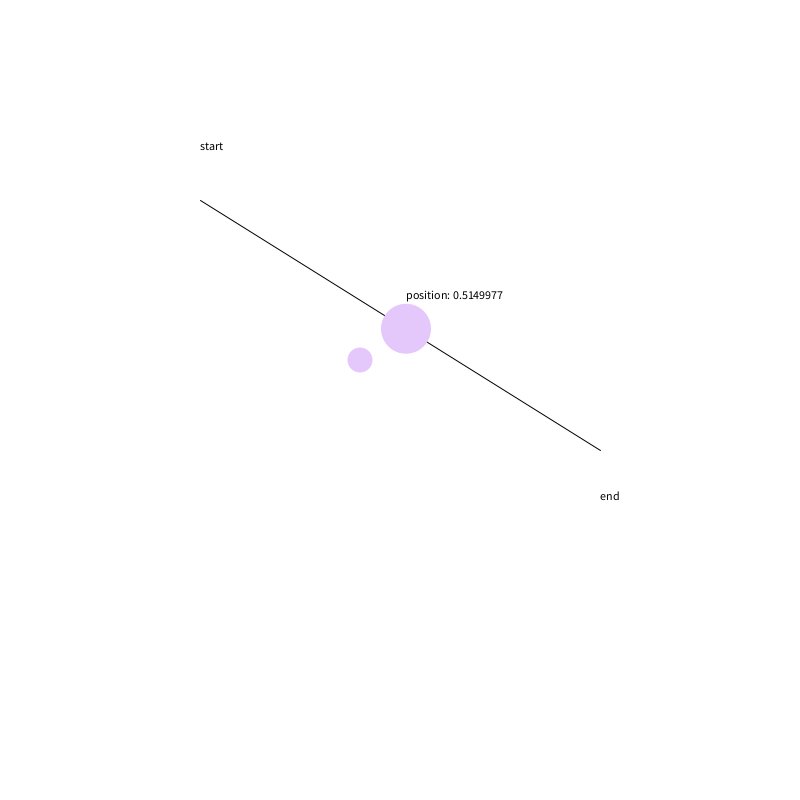
Frame 1 (no input)
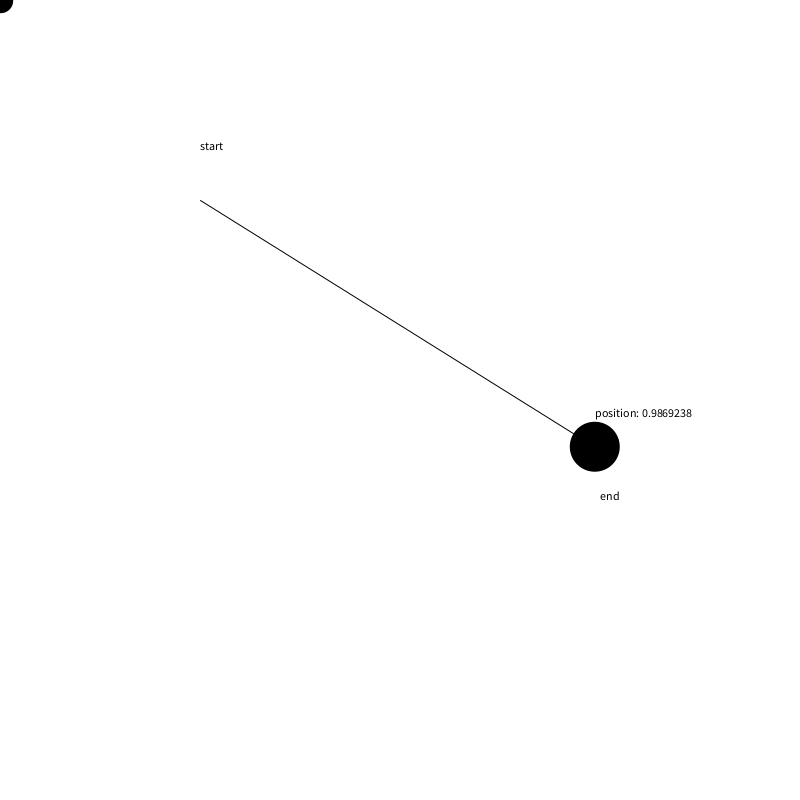
Frame 60 (the mouse pressed at the canvas centre just before this capture)
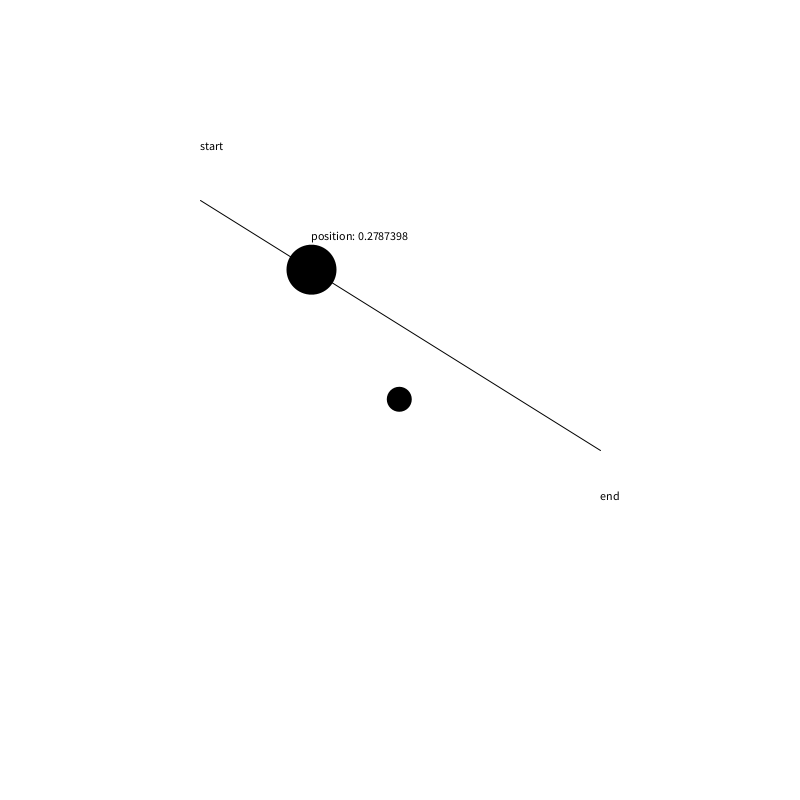
Frame 120 (the mouse held since frame 60 and released just before this capture)

The Processing sketch that drew these frames (run headless with seeded random() and noise(); from frame 60 on, the mouse is pressed at the canvas centre):

// Processing sketch: demo_240321b_lerp
// ── demo_240321b_lerp.pde
PVector start, end;
PVector cat;

void setup(){
  size(800, 800);
  fill(random(180, 255), random(180, 255), random(180, 255));
  
  start = new PVector();
  end = new PVector();
  cat = new PVector(width/2, height/2);
}

void draw(){
  background(255);
  start.set(200, 200);
  end.set(600, 450);
  
  cat.lerp(new PVector(mouseX, mouseY), 0.10);
  
  stroke(0);
  line(start.x, start.y, end.x, end.y);
  noStroke();
  
  float position = map(sin(frameCount * 0.03), -1, 1, 0, 1);
  PVector dot = PVector.lerp(start, end, position);
  circle(dot.x, dot.y, 50);
  
  circle(cat.x, cat.y, 25);
  
  fill(0);
  text("start", start.x, start.y - 50);
  text("position: " + position, dot.x, dot.y - 30);
  text("end", end.x, end.y + 50);
}
